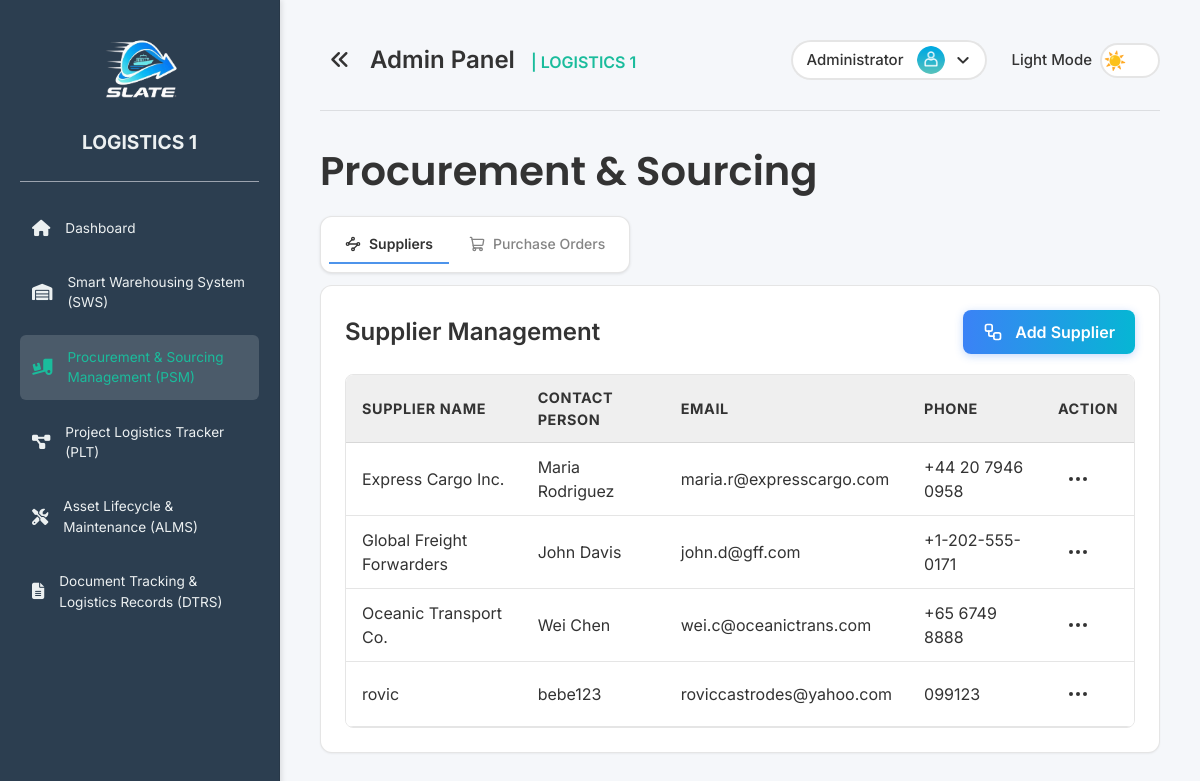
Page /pages/procurement_sourcing.php (signed in) on the committed database.
### tables this page shows
CREATE TABLE `suppliers` (
  `id` int NOT NULL,
  `supplier_name` varchar(255) NOT NULL,
  `contact_person` varchar(255) DEFAULT NULL,
  `email` varchar(255) DEFAULT NULL,
  `phone` varchar(50) DEFAULT NULL,
  `address` text,
  `created_at` timestamp NULL DEFAULT CURRENT_TIMESTAMP
);

### includes/functions/supplier.php (called while the page is built, shortened)
<?php
function getAllSuppliers() {
    $conn = getDbConnection();
    $result = $conn->query("SELECT * FROM suppliers ORDER BY supplier_name ASC");
    $suppliers = $result ? $result->fetch_all(MYSQLI_ASSOC) : [];
    return $suppliers;
}
?>

### pages/procurement_sourcing.php (the view, shortened to what this page needs)
<?php
require_once '../includes/functions/supplier.php';
$suppliers = getAllSuppliers();
?>
<!DOCTYPE html>
<html lang="en">
<head>
  <link rel="stylesheet" href="../assets/css/styles.css">
  <link rel="stylesheet" href="../assets/css/sidebar.css">
  <link rel="stylesheet" href="https://cdnjs.cloudflare.com/ajax/libs/font-awesome/6.7.2/css/all.min.css">
  <script src="https://cdn.tailwindcss.com"></script>
</head>
<body>
  <div class="sidebar" id="sidebar"> <?php include '../partials/sidebar.php'; ?> </div>
  <div class="main-content-wrapper" id="mainContentWrapper">
    <div class="content" id="mainContent">
      <?php include '../partials/header.php'; ?>
      <h1 class="font-semibold page-title">Procurement & Sourcing</h1>
      <div class="tabs-container mb-3">
        <div class="tabs-bar">
          <button class="tab-button active" data-tab="suppliers">
            <i data-lucide="waypoints" class="w-4 h-4 mr-2"></i>
            Suppliers
          </button>
          <button class="tab-button" data-tab="purchase-orders">
            <i data-lucide="shopping-cart" class="w-4 h-4 mr-2"></i>
            Purchase Orders
          </button>
        </div>
      </div>
      <div class="tab-content active" id="suppliers-tab">
        <div class="grid grid-cols-1 xl:grid-cols-3 gap-8">
          <div class="xl:col-span-3 bg-[var(--card-bg)] border border-[var(--card-border)] rounded-xl p-6 shadow-sm">
            <div class="flex justify-between items-center mb-5">
              <h2 class="text-2xl font-semibold text-[var(--text-color)]">Supplier Management</h2>
              <?php if ($_SESSION['role'] === 'admin'): ?>
              <button type="button" class="btn-primary" onclick="openCreateSupplierModal()">
                <i data-lucide="workflow" class="w-5 h-5 lg:mr-2 sm:mr-0"></i><span class="hidden sm:inline">Add Supplier</span>
              </button>
              <?php endif; ?>
            </div>
            <div class="table-container">
              <table class="data-table">
                <thead>
                  <tr>
                    <th>Supplier Name</th>
                    <th>Contact Person</th>
                    <th>Email</th>
                    <th>Phone</th>
                    <?php if ($_SESSION['role'] === 'admin'): ?><th>Action</th><?php endif; ?>
                  </tr>
                </thead>
                <tbody>
                  <?php foreach($suppliers as $supplier): ?>
                  <tr>
                    <td class="py-3 px-4 border-b border-[var(--card-border)]"><?php echo htmlspecialchars($supplier['supplier_name']); ?></td>
                    <td class="py-3 px-4 border-b border-[var(--card-border)]"><?php echo htmlspecialchars($supplier['contact_person']); ?></td>
                    <td class="py-3 px-4 border-b border-[var(--card-border)]"><?php echo htmlspecialchars($supplier['email']); ?></td>
                    <td class="py-3 px-4 border-b border-[var(--card-border)]"><?php echo htmlspecialchars($supplier['phone']); ?></td>
                    <?php if ($_SESSION['role'] === 'admin'): ?>
                    <td class="py-3 px-4 border-b border-[var(--card-border)]">
                      <div class="relative">
                        <button type="button" class="action-dropdown-btn p-2 rounded-full transition-colors" onclick="toggleSupplierDropdown(<?php echo $supplier['id']; ?>)">
                          <i data-lucide="more-horizontal" class="w-6 h-6"></i>
                        </button>
                      </div>
                    </td>
                    <?php endif; ?>
                  </tr>
                  <?php endforeach; ?>
                </tbody>
              </table>
            </div>
          </div>
        </div>
      </div>
    </div>
  </div>
</body>
</html>

### assets/css/styles.css (style rules this page uses)
* { margin: 0; padding: 0; box-sizing: border-box; font-family: 'Inter', sans-serif; }
:root { --bg-color: #f5f7fa; --text-color: #333333; --primary-color: #1abc9c; --accent-color: #00c6ff; --danger-color: #e74c3c; --sidebar-bg: #2c3e50; --sidebar-text: #ecf0f1; --card-bg: #ffffff; --card-border: rgba(0, 0, 0, 0.1); --input-bg: #ffffff; --input-border: #ced4da; --input-text: #495057; --border-color: rgba(0, 0, 0, 0.1); --primary-btn-bg: linear-gradient(to right, #0072ff, #00c6ff); --primary-btn-hover-bg: linear-gradient(to right, #0052cc, #009ee3); --cancel-btn-bg: #e0e0e0; --scrollbar-thumb-hover-color: #556b7a; --subtitle-color: #464646; --description-color: #52555a; --close-btn-hover-bg: #f0f0f0; --placeholder-color: #939ca5; --dropdown-item-hover: rgba(0, 0, 0, 0.05); --pagination-text: #6b7280; --pagination-text-hover: #2563eb; --pagination-bg-hover: #f3f4f6; --pagination-ellipsis: #9ca3af; --pagination-info: #6b7280; --scrollbar-track: #f1f1f1; --scrollbar-thumb: #c1c1c1; --scrollbar-thumb-hover: #a8a8a8; }
* { scrollbar-width: thin; scrollbar-color: var(--scrollbar-thumb) var(--scrollbar-track); }
body { height: 100vh; display: flex; background: var(--bg-color); color: var(--text-color); transition: background-color 0.5s ease, color 0.5s ease; }
.content { flex: 1; padding: 40px; }
.page-title { color: var(--text-color); font-family: 'Poppins', sans-serif; font-weight: 600; font-size: 2.5rem; margin-bottom: 15px; }
.hidden { display: none; }
.btn-primary { background: linear-gradient(to right, #3b82f6, #06b6d4); color: white; padding: 10px 20px; border-radius: 8px; border: none; cursor: pointer; font-weight: 600; transition: all 0.3s ease; box-shadow: 0 2px 8px rgba(59, 130, 246, 0.3); display: inline-flex; align-items: center; gap: 4px; }
.action-dropdown-btn { position: relative; z-index: 1; }
.action-dropdown-btn { transition: background-color 0.2s ease; }
.data-table { width: 100%; border-collapse: collapse; background: var(--card-bg); color: var(--text-color); }
.data-table thead tr { background-color: rgba(0, 0, 0, 0.03); border-bottom: 1px solid var(--card-border); font-size: 0.75rem; text-transform: uppercase; font-weight: 500; letter-spacing: 0.05em; }
.data-table th { padding: 12px 16px; font-size: 0.9rem; text-align: left; color: var(--text-color); }
.data-table td { padding: 12px 16px; border-bottom: 1px solid var(--card-border); color: var(--text-color); }
.data-table tbody tr { transition: background-color 0.2s ease; }
.table-container { overflow-x: auto; overflow-y: visible; border-radius: 8px; border: 1px solid var(--card-border); }
th { background-color: rgba(0, 0, 0, 0.03); color: var(--text-color); }
.tabs-container { display: flex; justify-content: flex-start; align-items: center; margin-bottom: 24px; }
.tabs-bar { display: inline-flex; align-items: center; gap: 4px; background: var(--card-bg); border: 1px solid var(--card-border); border-radius: 12px; box-shadow: 0 1px 3px rgba(0, 0, 0, 0.1); padding: 8px; }
.tab-button { display: flex; align-items: center; padding: 8px 16px; border: none; border-radius: 0; background: transparent; color: var(--text-color); font-size: 0.875rem; font-weight: 500; cursor: pointer; transition: all 0.2s ease; white-space: nowrap; opacity: 0.6; position: relative; border-bottom: 2px solid transparent; }
.tab-button.active { background: transparent; color: var(--text-color); opacity: 1; box-shadow: none; border-bottom: 2px solid #4d94eb; font-weight: 600; }
.tab-content { display: none; }
.tab-content.active { display: block; }

### assets/css/sidebar.css (style rules this page uses)
html.loaded body { visibility: visible !important; opacity: 1 !important; transition: opacity 0.2s ease-in-out; }
.sidebar { width: 280px; min-width: 250px; background: var(--sidebar-bg); color: var(--sidebar-text); padding: 20px; transition: all 0.5s ease; transform: translateX(0); position: fixed; top: 0; left: 0; height: 100vh; overflow-y: auto; overflow-x: hidden; box-shadow: 2px 0 5px rgba(0,0,0,0.1); border-right: 1px solid var(--border-color); z-index: 50; }
html.loaded .sidebar { opacity: 1; visibility: visible; }
.main-content-wrapper { flex: 1; display: flex; flex-direction: column; overflow-y: auto; height: 100vh; margin-left: 280px; transition: margin-left 0.5s ease; }

### rows in the picture
suppliers: supplier_name "Express Cargo Inc.", contact_person "Maria Rodriguez", email "maria.r@expresscargo.com", phone "+44 20 7946 0958"
suppliers: supplier_name "Global Freight Forwarders", contact_person "John Davis", email "john.d@gff.com", phone "+1-202-555-0171"
suppliers: supplier_name "Oceanic Transport Co.", contact_person "Wei Chen", email "wei.c@oceanictrans.com", phone "+65 6749 8888"
suppliers: supplier_name "rovic", contact_person "bebe123", email "roviccastrodes@yahoo.com", phone "099123"
